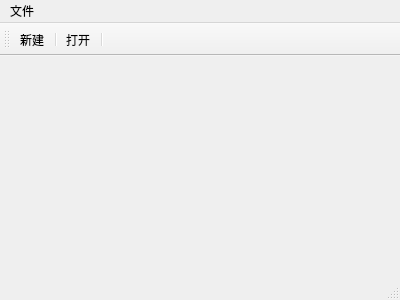
<?xml version="1.0" encoding="UTF-8"?>
<ui version="4.0">
 <class>MainWindow</class>
 <widget class="QMainWindow" name="MainWindow">
  <property name="geometry">
   <rect>
    <x>0</x>
    <y>0</y>
    <width>400</width>
    <height>300</height>
   </rect>
  </property>
  <property name="windowTitle">
   <string>MainWindow</string>
  </property>
  <widget class="QWidget" name="centralWidget"/>
  <widget class="QMenuBar" name="menuBar">
   <property name="geometry">
    <rect>
     <x>0</x>
     <y>0</y>
     <width>400</width>
     <height>26</height>
    </rect>
   </property>
   <widget class="QMenu" name="menuFile">
    <property name="title">
     <string>文件</string>
    </property>
    <addaction name="actionNew"/>
    <addaction name="actionOpen"/>
   </widget>
   <addaction name="menuFile"/>
  </widget>
  <widget class="QToolBar" name="mainToolBar">
   <attribute name="toolBarArea">
    <enum>TopToolBarArea</enum>
   </attribute>
   <attribute name="toolBarBreak">
    <bool>false</bool>
   </attribute>
   <addaction name="actionNew"/>
   <addaction name="separator"/>
   <addaction name="actionOpen"/>
   <addaction name="separator"/>
  </widget>
  <widget class="QStatusBar" name="statusBar"/>
  <action name="actionNew">
   <property name="text">
    <string>新建</string>
   </property>
  </action>
  <action name="actionOpen">
   <property name="text">
    <string>打开</string>
   </property>
  </action>
 </widget>
 <layoutdefault spacing="6" margin="11"/>
 <resources/>
 <connections/>
</ui>
